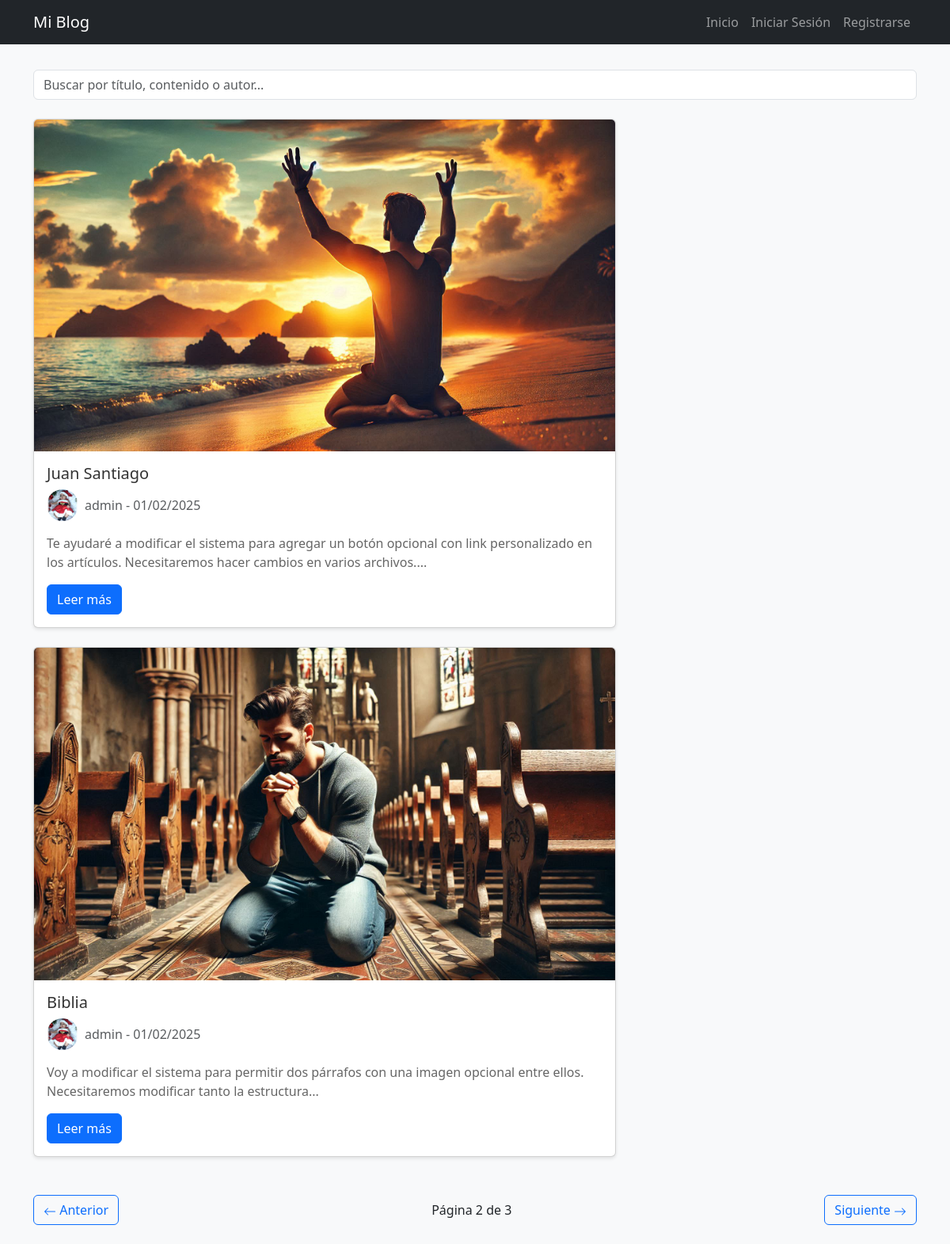
Screenshot of /?page=2 with the database file from the repository.
### tables this page shows
CREATE TABLE `posts` (
  `id` int(11) NOT NULL,
  `user_id` int(11) DEFAULT NULL,
  `title` varchar(200) NOT NULL,
  `content` text NOT NULL,
  `created_at` timestamp NOT NULL DEFAULT current_timestamp(),
  `featured_image` varchar(255) DEFAULT NULL,
  `youtube_url` varchar(255) DEFAULT NULL,
  `content_second` text DEFAULT NULL,
  `middle_image` varchar(255) DEFAULT NULL,
  `button_text` varchar(100) DEFAULT NULL,
  `button_link` varchar(255) DEFAULT NULL,
  `coupon` varchar(50) DEFAULT NULL
);

CREATE TABLE `users` (
  `id` int(11) NOT NULL,
  `username` varchar(50) NOT NULL,
  `password` varchar(255) NOT NULL,
  `email` varchar(100) NOT NULL,
  `created_at` timestamp NOT NULL DEFAULT current_timestamp(),
  `is_admin` tinyint(1) DEFAULT 0,
  `profile_photo` varchar(255) DEFAULT NULL
);

### index.php (the view, shortened to what this page needs)
<?php
require_once 'config/database.php';
$posts_per_page = 2;
$page = isset($_GET['page']) ? (int)$_GET['page'] : 1;
$offset = ($page - 1) * $posts_per_page;
$count_query = "SELECT COUNT(*) as total FROM posts";
$total_posts = $pdo->query($count_query)->fetch()['total'];
$total_pages = ceil($total_posts / $posts_per_page);
?>
<!DOCTYPE html>
<html lang="es">
<head>
    <link href="https://cdn.jsdelivr.net/npm/bootstrap@5.3.0/dist/css/bootstrap.min.css" rel="stylesheet">
    <link href="css/styles.css" rel="stylesheet">
</head>
<body>
    <?php include 'navbar.php'; ?>
    <div class="container mt-4">
        <div class="mb-4">
            <input type="text"
                id="searchInput"
                class="form-control"
                placeholder="Buscar por título, contenido o autor...">
        </div>
        <div id="postsContainer">
            <div class="row">
                <?php
                $query = "SELECT posts.*, users.username, users.profile_photo
                    FROM posts
                    JOIN users ON posts.user_id = users.id
                    ORDER BY created_at DESC
                    LIMIT :limit OFFSET :offset";
                $stmt = $pdo->prepare($query);
                $stmt->bindValue(':limit', $posts_per_page, PDO::PARAM_INT);
                $stmt->bindValue(':offset', $offset, PDO::PARAM_INT);
                $stmt->execute();
                $posts = $stmt->fetchAll(PDO::FETCH_ASSOC);
                foreach($posts as $post) {
                    ?>
                    <div class="col-md-8 mb-4">
                        <div class="card">
                            <?php if ($post['featured_image']): ?>
                                <img src="<?php echo htmlspecialchars($post['featured_image']); ?>"
                                    class="card-img-top"
                                    alt="Imagen de portada">
                            <?php endif; ?>
                            <div class="card-body">
                                <h5 class="card-title"><?php echo htmlspecialchars($post['title']); ?></h5>
                                <div class="d-flex align-items-center mb-3">
                                    <?php if (!empty($post['profile_photo']) && file_exists($post['profile_photo'])): ?>
                                        <img src="<?php echo htmlspecialchars($post['profile_photo']); ?>"
                                             class="rounded-circle me-2"
                                             alt="Foto de perfil"
                                             style="width: 40px; height: 40px; object-fit: cover;">
                                    <?php endif; ?>
                                    <div class="text-muted">
                                        <?php echo htmlspecialchars($post['username']); ?> -
                                        <?php echo date('d/m/Y', strtotime($post['created_at'])); ?>
                                    </div>
                                </div>
                                <p class="card-text">
                                    <?php echo nl2br(htmlspecialchars(substr($post['content'], 0, 200))); ?>...
                                </p>
                                <div class="mt-3">
                                    <a href="post.php?id=<?php echo $post['id']; ?>" class="btn btn-primary">Leer más</a>
                                </div>
                            </div>
                        </div>
                    </div>
                <?php } ?>
            </div>
            <div class="d-flex justify-content-between align-items-center mt-4 mb-4">
                <?php if ($page > 1): ?>
                    <a href="?page=<?php echo ($page - 1); ?>" class="btn btn-outline-primary">
                        <svg xmlns="http://www.w3.org/2000/svg" width="16" height="16" fill="currentColor" class="bi bi-arrow-left" viewBox="0 0 16 16">
                            <path fill-rule="evenodd" d="M15 8a.5.5 0 0 0-.5-.5H2.707l3.147-3.146a.5.5 0 1 0-.708-.708l-4 4a.5.5 0 0 0 0 .708l4 4a.5.5 0 0 0 .708-.708L2.707 8.5H14.5A.5.5 0 0 0 15 8z"/>
                        </svg>
                        Anterior
                    </a>
                <?php endif; ?>
                <span class="mx-3">
                    Página <?php echo $page; ?> de <?php echo $total_pages; ?>
                </span>
                <?php if ($page < $total_pages): ?>
                    <a href="?page=<?php echo ($page + 1); ?>" class="btn btn-outline-primary">
                        Siguiente
                        <svg xmlns="http://www.w3.org/2000/svg" width="16" height="16" fill="currentColor" class="bi bi-arrow-right" viewBox="0 0 16 16">
                            <path fill-rule="evenodd" d="M1 8a.5.5 0 0 1 .5-.5h11.793l-3.147-3.146a.5.5 0 0 1 .708-.708l4 4a.5.5 0 0 1 0 .708l-4 4a.5.5 0 0 1-.708-.708L13.293 8.5H1.5A.5.5 0 0 1 1 8z"/>
                        </svg>
                    </a>
                <?php endif; ?>
            </div>
        </div>
    </div>
</body>
</html>

### navbar.php (shortened to what this page needs)
<?php
require_once 'init.php';
if (isset($_SESSION['user_id'])) {
    $stmt = $pdo->prepare("SELECT profile_photo FROM users WHERE id = ?");
    $stmt->execute([$_SESSION['user_id']]);
    $userNav = $stmt->fetch(PDO::FETCH_ASSOC);
} else {
    $userNav = null;
}
?>
<nav class="navbar navbar-expand-lg navbar-dark bg-dark">
    <div class="container">
        <a class="navbar-brand" href="index.php">Mi Blog</a>
        <div class="collapse navbar-collapse" id="navbarNav">
            <ul class="navbar-nav ms-auto">
                <li class="nav-item">
                    <a class="nav-link" href="index.php">Inicio</a>
                </li>
                <?php if (isset($_SESSION['user_id'])): ?>
                    <li class="nav-item">
                        <a class="nav-link" href="crear_articulo.php">Crear Artículo</a>
                    </li>
                    <li class="nav-item dropdown">
                        <a class="nav-link dropdown-toggle" href="#" role="button" data-bs-toggle="dropdown">
                            <?php if (isset($userNav['profile_photo']) && !empty($userNav['profile_photo']) && file_exists($userNav['profile_photo'])): ?>
                                <img src="<?php echo htmlspecialchars($userNav['profile_photo']); ?>"
                                    alt="Perfil"
                                    class="rounded-circle"
                                    style="width: 30px; height: 30px; object-fit: cover;">
                            <?php else: ?>
                                <img src="img/default-profile.webp"
                                    alt="Perfil"
                                    class="rounded-circle"
                                    style="width: 30px; height: 30px; object-fit: cover;">
                            <?php endif; ?>
                            Mi Cuenta
                        </a>
                        <ul class="dropdown-menu dropdown-menu-end" aria-labelledby="navbarDropdown">
                            <li><a class="dropdown-item" href="profile.php">Mi Perfil</a></li>
                            <?php
                            $stmt = $pdo->prepare("SELECT is_admin FROM users WHERE id = ?");
                            $stmt->execute([$_SESSION['user_id']]);
                            $user = $stmt->fetch();
                            if ($user && $user['is_admin']):
                            ?>
                                <li><a class="dropdown-item" href="admin.php">Panel Admin</a></li>
                            <?php endif; ?>
                            <li><hr class="dropdown-divider"></li>
                            <li><a class="dropdown-item text-danger" href="logout.php">Cerrar Sesión</a></li>
                        </ul>
                    </li>
                <?php else: ?>
                    <li class="nav-item">
                        <a class="nav-link" href="login.php">Iniciar Sesión</a>
                    </li>
                    <li class="nav-item">
                        <a class="nav-link" href="register.php">Registrarse</a>
                    </li>
                <?php endif; ?>
            </ul>
        </div>
    </div>
</nav>

### css/styles.css (style rules this page uses)
body { background-color: #f8f9fa; }
.navbar { margin-bottom: 2rem; }
.card { box-shadow: 0 2px 4px rgba(0,0,0,0.1); }
.card-title { color: #333; }
.card-text { color: #666; }

### rows the page displays
posts: featured_image (picture), title "Juan Santiago", user.profile_photo (picture), user.username "admin", created_at "01/02/2025", content "Te ayudaré a modificar el sistema para agregar un botón opcional con link personalizado en los artículos. Necesitaremos hacer cambios en varios archivos."
posts: featured_image (picture), title "Biblia", user.profile_photo (picture), user.username "admin", created_at "01/02/2025", content "Voy a modificar el sistema para permitir dos párrafos con una imagen opcional entre ellos. Necesitaremos modificar tanto la estructura"

### other values shown
$page "2"
$total_pages "3"
